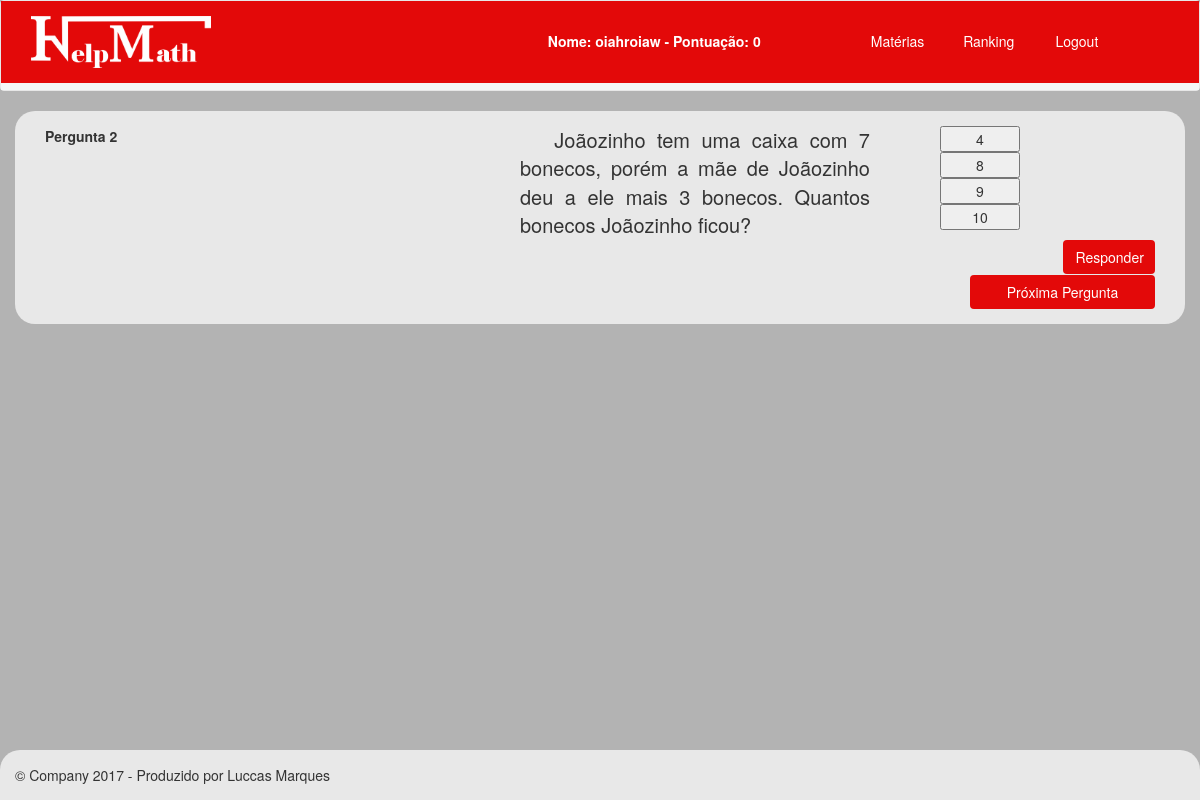
Page /jogos/soma/fase.1.php?id=2 (signed in) on the committed database.
### tables this page shows
CREATE TABLE `perguntas` (
  `id` int(11) NOT NULL,
  `nome` varchar(250) NOT NULL,
  `questao` text NOT NULL,
  `id_fase` int(11) NOT NULL,
  `peso` int(11) NOT NULL,
  `pesoNegativo` int(11) NOT NULL
);

CREATE TABLE `respostas` (
  `id` int(11) NOT NULL,
  `resposta` int(11) NOT NULL,
  `id_pergunta` int(11) NOT NULL,
  `correta` int(11) NOT NULL
);

### jogos/soma/fase.1.php (the view, shortened to what this page needs)
<?php
include("header.php");
include "../../config/config.php";
$varId = $_GET['id'];
$sql3 = "SELECT *
FROM perguntas";
$resultado3 = $conecta->query($sql3);
$cont = mysqli_num_rows($resultado3);
$sql = "SELECT
          id,
          perguntas.nome AS nomeQuestao,
          perguntas.questao AS textoQuestao,
          perguntas.peso AS pesoQuestao,
          perguntas.pesoNegativo AS pesoQuestaoNegativo
        FROM perguntas WHERE id = $varId";
$resultado = $conecta->query($sql);
?>
<!DOCTYPE html>
<html lang="en">
  <head>
    <link href="../../lib/css/bootstrap.css" rel="stylesheet">
    <link href="../../lib/css/rowcss.css" rel="stylesheet">
  </head>
  <body class="fundogeral" >
        <div class="container fundoindex">
        <form method="POST" action="../../controller/correcao.php?id=<?php echo $varId; ?>">
        <?php
if($varId<=$cont){
 while($registro = $resultado->fetch_assoc()){
$sql2 = "SELECT
resposta
FROM respostas WHERE id_pergunta=".$registro['id'];
$resultado2 = $conecta->query($sql2);
?>
        <div class="tituloFeed col-md-5"><b><?php echo $registro['nomeQuestao']  ?></b></div>
        <div class="textoIntroducao col-md-4  ">&nbsp;&nbsp;&nbsp;<?php  echo $registro['textoQuestao']  ?></div>
        <?php
while($registro2 = $resultado2->fetch_assoc()){
        ?>
<div class="col-md-2">
<input class="col-md-offset-3 col-md-6 danger" type="button" value="<?php echo $registro2['resposta'] ?>" ></input>
</div>
<?php
}
}
}else{
  header ("Location: ../../index.php");
}
?>
<div class="col-md-12">
  <div class="col-md-11"></div>
<button id="button1id" type="submit" name="button1id" class="btn entrar col-md-1"> Responder </button>
</div>
   </form>
<div class="row">
<div class="col-md-12"></div>
</div>
<div class="col-md-12">
<div class="col-md-2"></div>
<div class="col-md-8"></div>
<a href="fase.php?pergunta=passou&id=<?php echo $varId+=1; ?>">
<button class="btn entrar col-md-2"> Próxima Pergunta </button>
</a>
</div>
        </div>
      <footer class="footer fundofooter fixed-bottom">
        <p>&copy; Company 2017 - Produzido por Luccas Marques</p>
      </footer>
  </body>
</html>

### rows in the picture
perguntas: nome "Pergunta 2", questao "Joãozinho tem uma caixa com 7 bonecos, porém a mãe de Joãozinho deu a ele mais 3 bonecos. Quantos bonecos Joãozinho ficou?"
respostas: resposta "4"
respostas: resposta "8"
respostas: resposta "9"
respostas: resposta "10"

### other values in the picture
$nomeUsuario "oiahroiaw"
$expUsuario "0"
